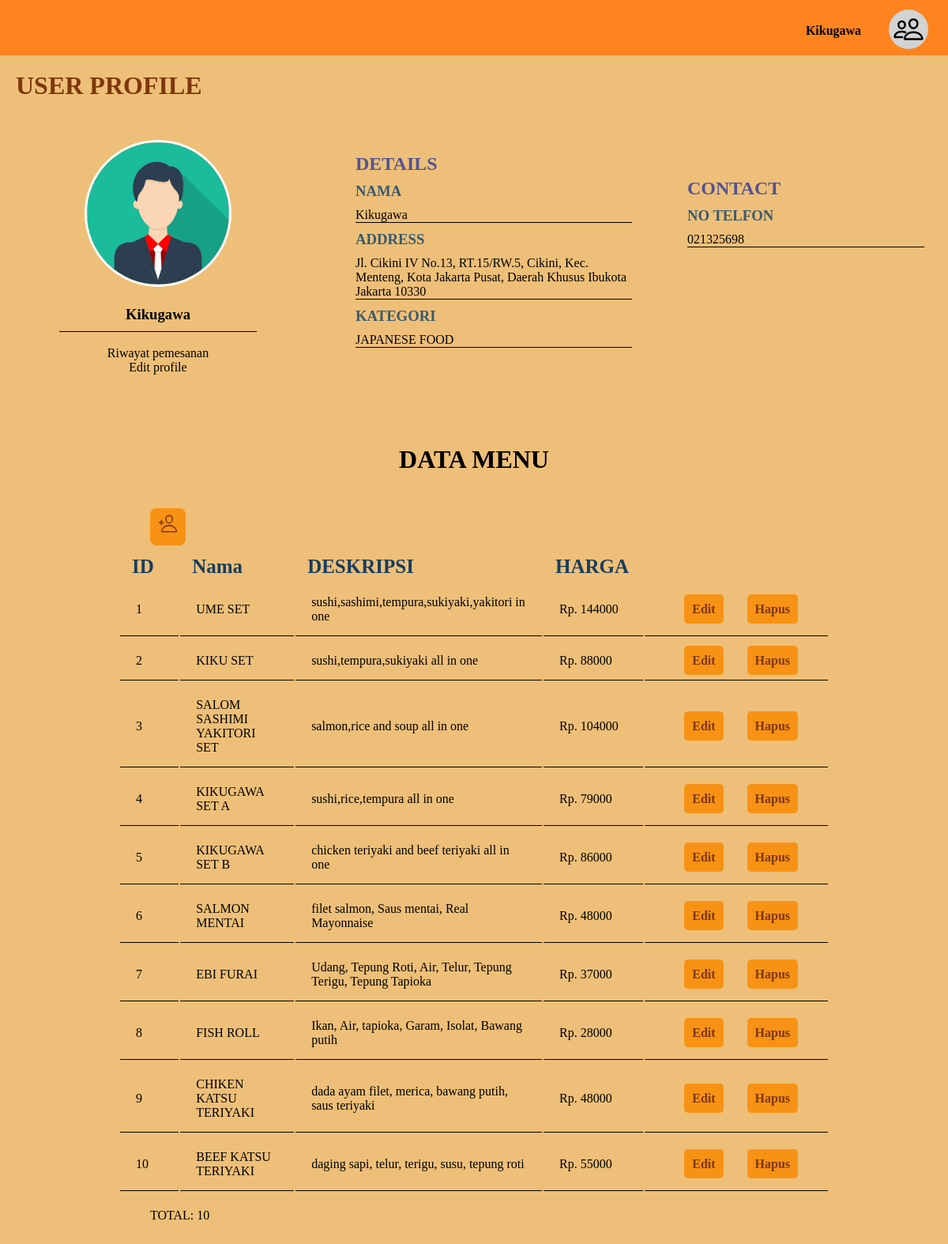
The page /resto/kikugawa.php on the database its author committed.
### tables this page shows
CREATE TABLE `presto` (
  `ID` int(50) NOT NULL,
  `NAMA` varchar(255) NOT NULL,
  `ALAMAT` varchar(255) NOT NULL,
  `NOTELFON` varchar(50) NOT NULL,
  `KATEGORI` varchar(50) NOT NULL
);

CREATE TABLE `kikugawa` (
  `ID` int(50) NOT NULL,
  `NAMA` varchar(255) NOT NULL,
  `DESKRIPSI` varchar(255) NOT NULL,
  `HARGA` int(50) NOT NULL
);

### admin/config.php (called while the page is built, shortened)
<?php
	$server = "localhost";
	$user = "root";
	$password = "";
	$nama_database = "bifood";
	$db = mysqli_connect($server, $user, $password, $nama_database);
		$test8 = mysqli_query($db, "SELECT * FROM presto WHERE ID = 8");
?>

### resto/kikugawa.php (the view, shortened to what this page needs)
<!DOCTYPE html>
<html lang="en">
<head>
    <link rel="stylesheet" type="text/css" href="../css/home.css">
    <link rel="stylesheet" type="text/css" href="../css/uprofile.css">
    <link rel="stylesheet" type="text/css" href="../css/menuprof.css">
</head>
<body>
    <header>
        <div class="prof">
            <ul>
                <li>
                    <h4 class="uy">
                    <?php
                    include("../admin/config.php");
                    while($presto = mysqli_fetch_array($test8)){
                        echo "$presto[1]";
                    }
                    ?>
                    </h4>
                    <p><ion-icon name="people-outline"></ion-icon></p>
                </li>
            </ul>
        </div>
    </header>
    <div class="container">
        <h1>USER PROFILE</h1>
        <div class="abc">
            <img src="../img/profile.png">
            <h3>
                <?php
                    include("../admin/config.php");
                    while($presto = mysqli_fetch_array($test8)){
                        echo "$presto[1]";
                    }
                ?>
            </h3><br>
            <a href="kikugawa/listpemesanan.php">Riwayat pemesanan</a><br>
            <a href="../admin/listuser.php">Edit profile</a>
        </div>
        <div class="efg">
            <h2>DETAILS</h2>
            <h3>NAMA</h3>
            <p>
                <?php
                    include("../admin/config.php");
                    while($presto = mysqli_fetch_array($test8)){
                        echo "$presto[1]";
                    }
                ?>
            </p>
            <h3>ADDRESS</h3>
            <p>
                <?php
                    include("../admin/config.php");
                    while($presto = mysqli_fetch_array($test8)){
                        echo "$presto[2]";
                    }
                ?>
            </p>
            <h3>KATEGORI</h3>
            <p>
                <?php
                    include("../admin/config.php");
                    while($presto = mysqli_fetch_array($test8)){
                        echo "$presto[4]";
                    }
                ?>
            </p>
        </div>
        <div class="hij">
            <h2>CONTACT</h2>
            <h3>NO TELFON</h3>
            <p>
                <?php
                    include("../admin/config.php");
                    while($presto = mysqli_fetch_array($test8)){
                        echo "$presto[3]";
                    }
                ?>
            </p>
        </div>
    </div>
    <div class="menu">
    <h1>DATA MENU</h1>
    <nav>
		<a href="kikugawa/form_tambah.php"><ion-icon name="person-add-outline"></ion-icon></a>
	</nav>
    <table>
		<thead>
			<tr>
				<th>ID</th>
				<th>Nama</th>
				<th>DESKRIPSI</th>
				<th>HARGA</th>
			</tr>
		</thead>
		<tbody>
			<?php
				$sql = "SELECT * FROM kikugawa";
				$query = mysqli_query($db, $sql);
				while($kikugawa = mysqli_fetch_array($query)){
					echo "<tr>";
					echo "<td>".$kikugawa['ID']."</td>";
					echo "<td>".$kikugawa['NAMA']."</td>";
					echo "<td>".$kikugawa['DESKRIPSI']."</td>";
					echo "<td> Rp. ".$kikugawa['HARGA']."</td>";
                    echo "<td>";
					echo "<a href='kikugawa/form_edit.php?ID=".$kikugawa['ID']."'>Edit</a>";
                    echo "<a href='kikugawa/hapus.php?ID=".$kikugawa['ID']."' onClick=\"return confirm('yakin?');\">Hapus</a>";
					echo "</tr>";
				}
			?>
		</tbody>
	</table>
	<p class="total">TOTAL: <?php echo mysqli_num_rows($query) ?></p>
    </div>
</body>
</html>

### css/home.css (style rules this page uses)
* { margin: 0; padding: 0; }
html { scroll-behavior: smooth; }
body { background-color: #EEBF78; }
header { width: 100%; height: 50px; background-color: #FD841F; text-align: center; padding-top: 10px; padding-bottom: 10px; }
.prof ul li { display: inline-block; cursor: pointer; }
.prof p ion-icon { font-size: 40px; margin-left: 100px; margin-top: -60px; padding: 5px; border-radius: 50%; -webkit-border-radius: 50%; -moz-border-radius: 50%; -ms-border-radius: 50%; -o-border-radius: 50%; background-color: lightgrey; }
.prof { margin-left: 1000px; margin-top: -25px; }
.uy { margin-left: -90px; }

### css/uprofile.css (style rules this page uses)
* { margin: 0; padding: 0; }
.prof { margin-top: 20px; }
.container h1 { font-family: 'Goudy Old Style'; color: #7E370C; padding: 20px 20px; }
.abc { width: 300px; text-align: center; margin-left: 50px; margin-top: 30px; }
.abc img { width: 180px; border-radius: 50%; -webkit-border-radius: 50%; -moz-border-radius: 50%; -ms-border-radius: 50%; -o-border-radius: 50%; border: 3px solid white; margin-bottom: 20px; }
.abc h3 { border-bottom: 1px solid #000; width: 250px; margin-left: 25px; padding-bottom: 10px; }
.abc a { text-decoration: none; margin-top: 20px; color: black; }
.efg { margin-left: 450px; margin-top: -280px; width: 350px; }
.efg h2 { font-family: tahoma; color: rgb(83, 83, 148); }
.efg h3 { font-family: tahoma; color: rgb(55, 90, 111); margin-bottom: 10px; margin-top: 10px; }
.efg p { border-bottom: 1px solid #000; }
.hij { width: 300px; margin-left: 870px; margin-top: -215px; }
.hij h2 { font-family: tahoma; color: rgb(83, 83, 148); }
.hij h3 { font-family: tahoma; color: rgb(55, 90, 111); margin-bottom: 10px; margin-top: 10px; }
.hij p { border-bottom: 1px solid #000; }

### css/menuprof.css (style rules this page uses)
.menu { margin-top: 250px; }
.menu h1 { text-align: center; }
nav { margin-top: 50px; margin-left: 190px; }
.total { margin-top: 20px; margin-left: 190px; padding-bottom: 50px; }
nav a { text-decoration: none; font-size: 25px; padding: 10px 10px; background-color: rgb(248, 146, 21); color: #7E370C; border-radius: 8px; -webkit-border-radius: 8px; -moz-border-radius: 8px; -ms-border-radius: 8px; -o-border-radius: 8px; }
table { margin-top: 20px; width: 900px; margin-left: auto; margin-right: auto; }
thead th { font-weight: bold; font-size: 25px; text-align: left; padding-left: 15px; color: rgb(23, 61, 95); }
tbody td { border-bottom: 1px solid #000; padding: 20px 20px; padding-bottom: 15px; width: 9000px; }
tbody td a { margin-left: 30px; }
tbody a { text-decoration: none; margin-left: 15px; padding: 10px; margin-bottom: 5px; border-radius: 5px; -webkit-border-radius: 5px; -moz-border-radius: 5px; -ms-border-radius: 5px; -o-border-radius: 5px; background-color: rgb(248, 146, 21); color: #7E370C; cursor: pointer; font-weight: bold; }

### rows shown on the page
presto: NAMA "Kikugawa", ALAMAT "Jl. Cikini IV No.13, RT.15/RW.5, Cikini, Kec. Menteng, Kota Jakarta Pusat, Daerah Khusus Ibukota Jakarta 10330", KATEGORI "JAPANESE FOOD", NOTELFON "021325698"
kikugawa: ID "1", NAMA "UME SET", DESKRIPSI "sushi,sashimi,tempura,sukiyaki,yakitori in one", HARGA "144000"
kikugawa: ID "2", NAMA "KIKU SET", DESKRIPSI "sushi,tempura,sukiyaki all in one", HARGA "88000"
kikugawa: ID "3", NAMA "SALOM SASHIMI YAKITORI SET", DESKRIPSI "salmon,rice and soup all in one", HARGA "104000"
kikugawa: ID "4", NAMA "KIKUGAWA SET A", DESKRIPSI "sushi,rice,tempura all in one", HARGA "79000"
kikugawa: ID "5", NAMA "KIKUGAWA SET B", DESKRIPSI "chicken teriyaki and beef teriyaki all in one", HARGA "86000"
kikugawa: ID "6", NAMA "SALMON MENTAI", DESKRIPSI "filet salmon, Saus mentai, Real Mayonnaise", HARGA "48000"
kikugawa: ID "7", NAMA "EBI FURAI", DESKRIPSI "Udang, Tepung Roti, Air, Telur, Tepung Terigu, Tepung Tapioka", HARGA "37000"
kikugawa: ID "8", NAMA "FISH ROLL", DESKRIPSI "Ikan, Air, tapioka, Garam, Isolat, Bawang putih", HARGA "28000"
kikugawa: ID "9", NAMA "CHIKEN KATSU TERIYAKI", DESKRIPSI "dada ayam filet, merica, bawang putih, saus teriyaki", HARGA "48000"
kikugawa: ID "10", NAMA "BEEF KATSU TERIYAKI", DESKRIPSI "daging sapi, telur, terigu, susu, tepung roti", HARGA "55000"

### other values the page prints
mysqli_num_rows($query) "10"
